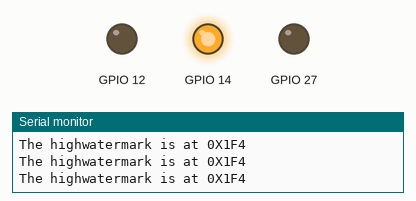
A program run on a simulated ESP32. On the bench: output pins drawn as LEDs (lit = HIGH), the last lines printed to the serial monitor.

Above: at 0.4 s.
At 0.9 s:
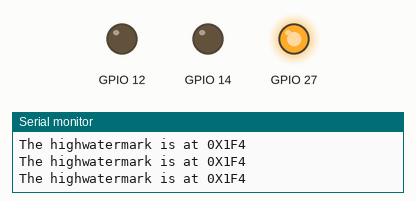
At 1.9 s:
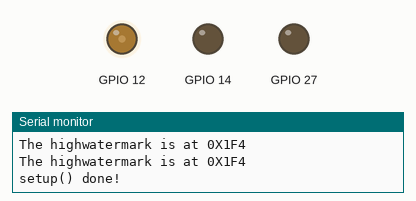
At 2.9 s:
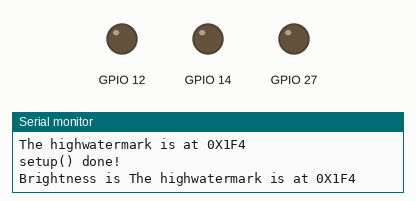
At 3.9 s:
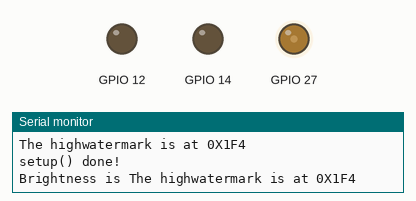
At 6.9 s:
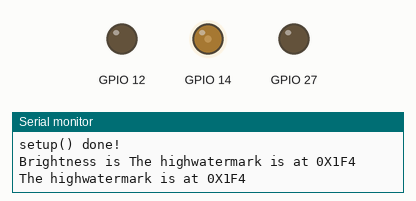
Timing chart, 0 to 40.0 s (numbered marks = the images above):
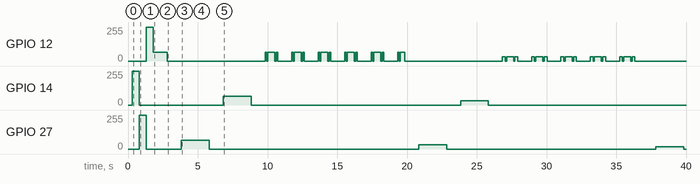

Measured:
- by itself, GPIO 12: 255/255 → 64/255 at 1.8 s, → 0/255 1.0 s later, → 64/255 7.0 s later, → 0/255 0.10 s later, … (66 changes in this stretch)
- by itself, GPIO 14: 255/255 → 0/255 at 0.81 s, → 64/255 6.0 s later, → 0/255 2.0 s later, → 32/255 15.0 s later, … (5 changes in this stretch)
- by itself, GPIO 27: 255/255 → 0/255 at 1.3 s, → 64/255 2.5 s later, → 0/255 2.0 s later, → 32/255 15.0 s later, … (7 changes in this stretch)

The program:

main.cpp
```cpp
// (licence header left out)
#include <PWM_LED.h>

// Connect 3 LEDs (or an RGB LED) to pins 14, 27 and 12.

#define LED_RED_PIN 14U
#define LED_GREEN_PIN 27U
#define LED_BLUE_PIN 12U

#define LED_RED_PWM 2
#define LED_GREEN_PWM 3
#define LED_BLUE_PWM 4

#define DOT 100U
#define OFF 100U
#define DASH 500U
#define BREAK 1000U

/// @brief Create a dot - dash - dot flashing pattern
uint16_t pattern[] = {DOT,OFF,DASH,OFF,DOT,BREAK};

/// @brief The variable that holds the brightness value, passed
/// by reference to the PWM_LED instance.
int brightness = 0xff;

// instantiate the PWM_LED instances.
PWM_LED red(LED_RED_PIN, LED_RED_PWM, brightness, HIGH);
PWM_LED green( LED_GREEN_PIN, LED_GREEN_PWM, brightness, HIGH);
PWM_LED blue(LED_BLUE_PIN, LED_BLUE_PWM, brightness, HIGH);

// get everything ready
void setup() {
  // set up the debug port
  Serial.begin(115200);
  while (!Serial){
    vTaskDelay(50/portTICK_PERIOD_MS);
  };

  // handshake
  Serial.println("Up and running!");

  // initialize the LED instances
  red.begin();
  blue.begin();
  green.begin();

  // test the LEDs are working
  red.on();
  delay(500);
  red.off();
  green.on();
  delay (500);
  green.off();
  blue.on();
  delay (500);
  // set the brightness around 25%
  brightness = 64;
  Serial.println("setup() done!");
  delay(1000);            // wait one second
  blue.off();             // turn BLUE off
}

void loop() {

  // print the brightness to the debug port
  Serial.printf("Brightness is %S percent (%u)\n",
    String(double(brightness) / 0xff * 100, 0),
    brightness);

  // do a bit of turning on and off and flashing
  delay(1000);            // wait one second
  green.on();             // turn GREEN on
  delay(2000);            // keep GREEN on for 2 seconds
  green.off();            // turn GREEN off
  delay(1000);            // wait one second
  red.on();               // turn RED on
  delay(2000);            // keep RED on for 2 seconds
  red.off();              // turn RED off
  delay(1000);            // wait one second
  blue.flash(pattern, 6); // flash dot-dash-dot pattern on BLUE
  delay(10000);            // keep flashing for 10 seconds
  blue.off();             // turn BLUE off

  // halve the brightness
  brightness = (int)((float)(brightness) / 2);

  // roll over brightness at zero
  brightness = brightness <= 1 ? 0xff : brightness;
  // double the dot lengths until they are 2.5 seconds long
  pattern[0] = pattern[0] > 2500? 10: pattern[0] * 2;;
  pattern[4] = pattern[0];

}
```
